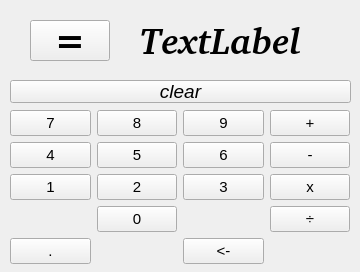
<?xml version="1.0" encoding="UTF-8"?>
<ui version="4.0">
 <class>Form</class>
 <widget class="QWidget" name="Form">
  <property name="geometry">
   <rect>
    <x>0</x>
    <y>0</y>
    <width>360</width>
    <height>272</height>
   </rect>
  </property>
  <property name="windowTitle">
   <string>Form</string>
  </property>
  <widget class="QLabel" name="label_value">
   <property name="geometry">
    <rect>
     <x>140</x>
     <y>20</y>
     <width>181</width>
     <height>41</height>
    </rect>
   </property>
   <property name="font">
    <font>
     <family>URW Gothic [urw]</family>
     <pointsize>28</pointsize>
     <weight>75</weight>
     <italic>true</italic>
     <bold>true</bold>
    </font>
   </property>
   <property name="text">
    <string>TextLabel</string>
   </property>
  </widget>
  <widget class="QPushButton" name="pushButton_result">
   <property name="geometry">
    <rect>
     <x>30</x>
     <y>20</y>
     <width>80</width>
     <height>41</height>
    </rect>
   </property>
   <property name="font">
    <font>
     <family>DejaVu Serif</family>
     <pointsize>26</pointsize>
     <weight>75</weight>
     <bold>true</bold>
    </font>
   </property>
   <property name="text">
    <string>=</string>
   </property>
  </widget>
  <widget class="QPushButton" name="pushButton_clear">
   <property name="geometry">
    <rect>
     <x>10</x>
     <y>80</y>
     <width>341</width>
     <height>23</height>
    </rect>
   </property>
   <property name="font">
    <font>
     <pointsize>14</pointsize>
     <italic>true</italic>
    </font>
   </property>
   <property name="text">
    <string>clear</string>
   </property>
  </widget>
  <widget class="QWidget" name="">
   <property name="geometry">
    <rect>
     <x>10</x>
     <y>110</y>
     <width>340</width>
     <height>158</height>
    </rect>
   </property>
   <layout class="QGridLayout" name="gridLayout">
    <item row="1" column="1">
     <widget class="QPushButton" name="pushButton_5">
      <property name="font">
       <font>
        <pointsize>11</pointsize>
       </font>
      </property>
      <property name="text">
       <string>5</string>
      </property>
     </widget>
    </item>
    <item row="2" column="3">
     <widget class="QPushButton" name="pushButton_mul">
      <property name="font">
       <font>
        <pointsize>11</pointsize>
       </font>
      </property>
      <property name="text">
       <string>x</string>
      </property>
     </widget>
    </item>
    <item row="0" column="1">
     <widget class="QPushButton" name="pushButton_8">
      <property name="font">
       <font>
        <pointsize>11</pointsize>
       </font>
      </property>
      <property name="text">
       <string>8</string>
      </property>
     </widget>
    </item>
    <item row="1" column="0">
     <widget class="QPushButton" name="pushButton_4">
      <property name="font">
       <font>
        <pointsize>11</pointsize>
       </font>
      </property>
      <property name="text">
       <string>4</string>
      </property>
     </widget>
    </item>
    <item row="2" column="0">
     <widget class="QPushButton" name="pushButton_1">
      <property name="font">
       <font>
        <pointsize>11</pointsize>
       </font>
      </property>
      <property name="text">
       <string>1</string>
      </property>
     </widget>
    </item>
    <item row="0" column="0">
     <widget class="QPushButton" name="pushButton_7">
      <property name="font">
       <font>
        <pointsize>11</pointsize>
       </font>
      </property>
      <property name="text">
       <string>7</string>
      </property>
     </widget>
    </item>
    <item row="2" column="2">
     <widget class="QPushButton" name="pushButton_3">
      <property name="font">
       <font>
        <pointsize>11</pointsize>
       </font>
      </property>
      <property name="text">
       <string>3</string>
      </property>
     </widget>
    </item>
    <item row="4" column="0">
     <widget class="QPushButton" name="pushButton_dot">
      <property name="font">
       <font>
        <pointsize>11</pointsize>
       </font>
      </property>
      <property name="text">
       <string>.</string>
      </property>
     </widget>
    </item>
    <item row="0" column="2">
     <widget class="QPushButton" name="pushButton_9">
      <property name="font">
       <font>
        <pointsize>11</pointsize>
       </font>
      </property>
      <property name="text">
       <string>9</string>
      </property>
     </widget>
    </item>
    <item row="0" column="3">
     <widget class="QPushButton" name="pushButton_sum">
      <property name="font">
       <font>
        <pointsize>11</pointsize>
       </font>
      </property>
      <property name="text">
       <string>+</string>
      </property>
     </widget>
    </item>
    <item row="1" column="2">
     <widget class="QPushButton" name="pushButton_6">
      <property name="font">
       <font>
        <pointsize>11</pointsize>
       </font>
      </property>
      <property name="text">
       <string>6</string>
      </property>
     </widget>
    </item>
    <item row="1" column="3">
     <widget class="QPushButton" name="pushButton_sub">
      <property name="font">
       <font>
        <pointsize>11</pointsize>
       </font>
      </property>
      <property name="text">
       <string>-</string>
      </property>
     </widget>
    </item>
    <item row="2" column="1">
     <widget class="QPushButton" name="pushButton_2">
      <property name="font">
       <font>
        <pointsize>11</pointsize>
       </font>
      </property>
      <property name="text">
       <string>2</string>
      </property>
     </widget>
    </item>
    <item row="3" column="1">
     <widget class="QPushButton" name="pushButton_0">
      <property name="font">
       <font>
        <pointsize>11</pointsize>
       </font>
      </property>
      <property name="text">
       <string>0</string>
      </property>
     </widget>
    </item>
    <item row="4" column="2">
     <widget class="QPushButton" name="pushButton_back">
      <property name="font">
       <font>
        <pointsize>11</pointsize>
       </font>
      </property>
      <property name="text">
       <string>&lt;-</string>
      </property>
     </widget>
    </item>
    <item row="3" column="3">
     <widget class="QPushButton" name="pushButton_div">
      <property name="font">
       <font>
        <pointsize>11</pointsize>
       </font>
      </property>
      <property name="text">
       <string>÷</string>
      </property>
     </widget>
    </item>
   </layout>
  </widget>
 </widget>
 <resources/>
 <connections/>
</ui>
